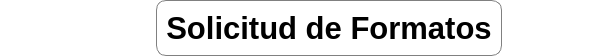
     <widget class="QFrame" name="frame">
      <property name="maximumSize">
       <size>
        <width>16777215</width>
        <height>50</height>
       </size>
      </property>
      <property name="styleSheet">
       <string notr="true">border:0px;
background-color:rgba(0, 0, 0, 0)</string>
      </property>
      <property name="frameShape">
       <enum>QFrame::StyledPanel</enum>
      </property>
      <property name="frameShadow">
       <enum>QFrame::Raised</enum>
      </property>
      <layout class="QHBoxLayout" name="horizontalLayout_3">
       <property name="leftMargin">
        <number>0</number>
       </property>
       <property name="topMargin">
        <number>0</number>
       </property>
       <property name="rightMargin">
        <number>0</number>
       </property>
       <property name="bottomMargin">
        <number>0</number>
       </property>
       <item>
        <widget class="QFrame" name="frame_17">
         <property name="minimumSize">
          <size>
           <width>150</width>
           <height>0</height>
          </size>
         </property>
         <property name="maximumSize">
          <size>
           <width>150</width>
           <height>16777215</height>
          </size>
         </property>
         <property name="styleSheet">
          <string notr="true">border:0px;
background-color:rgba(0, 0, 0, 0)</string>
         </property>
         <property name="frameShape">
          <enum>QFrame::StyledPanel</enum>
         </property>
         <property name="frameShadow">
          <enum>QFrame::Raised</enum>
         </property>
         <layout class="QVBoxLayout" name="verticalLayout_2">
          <property name="spacing">
           <number>0</number>
          </property>
          <property name="leftMargin">
           <number>0</number>
          </property>
          <property name="topMargin">
           <number>0</number>
          </property>
          <property name="rightMargin">
           <number>0</number>
          </property>
          <property name="bottomMargin">
           <number>0</number>
          </property>
          <item>
           <widget class="QLabel" name="label_4">
            <property name="styleSheet">
             <string notr="true">background-color: rgb(255, 255, 255);
image: url(:/Images/1_LogoRhelec.png);
border-color: rgb(255, 255, 255);
padding: 0 0 3 0</string>
            </property>
            <property name="text">
             <string/>
            </property>
           </widget>
          </item>
         </layout>
        </widget>
       </item>
       <item>
        <widget class="QFrame" name="frame_18">
         <property name="styleSheet">
          <string notr="true"> border: 1px solid gray;
    border-radius: 10px;


     background: qlineargradient(x1: 0, y1: 0, x2: 0, y2: 1,
                                 stop: 0 #E1E1E1, stop: 0.4 #DDDDDD,
                                 stop: 0.5 #D8D8D8, stop: 1.0 #D3D3D3);</string>
         </property>
         <property name="frameShape">
          <enum>QFrame::StyledPanel</enum>
         </property>
         <property name="frameShadow">
          <enum>QFrame::Raised</enum>
         </property>
         <layout class="QVBoxLayout" name="verticalLayout_14">
          <item>
           <widget class="QLabel" name="label">
            <property name="font">
             <font>
              <family>Arial</family>
              <pointsize>23</pointsize>
              <italic>false</italic>
              <bold>true</bold>
              <kerning>true</kerning>
             </font>
            </property>
            <property name="styleSheet">
             <string notr="true">QLabel{
background-color: rgba(255, 255, 255, 0);
border:0px;
}</string>
            </property>
            <property name="text">
             <string>Solicitud de Formatos</string>
            </property>
            <property name="alignment">
             <set>Qt::AlignCenter</set>
            </property>
           </widget>
          </item>
         </layout>
        </widget>
       </item>
       <item>
        <widget class="QFrame" name="frame_19">
         <property name="minimumSize">
          <size>
           <width>100</width>
           <height>0</height>
          </size>
         </property>
         <property name="maximumSize">
          <size>
           <width>100</width>
           <height>16777215</height>
          </size>
         </property>
         <property name="frameShape">
          <enum>QFrame::StyledPanel</enum>
         </property>
         <property name="frameShadow">
          <enum>QFrame::Raised</enum>
         </property>
         <layout class="QHBoxLayout" name="horizontalLayout_4">
          <property name="spacing">
           <number>9</number>
          </property>
          <property name="topMargin">
           <number>0</number>
          </property>
          <property name="bottomMargin">
           <number>0</number>
          </property>
          <item>
           <spacer name="horizontalSpacer">
            <property name="orientation">
             <enum>Qt::Horizontal</enum>
            </property>
            <property name="sizeHint" stdset="0">
             <size>
              <width>40</width>
              <height>20</height>
             </size>
            </property>
           </spacer>
          </item>
          <item>
           <widget class="QPushButton" name="pb_minimized">
            <property name="sizePolicy">
             <sizepolicy hsizetype="Maximum" vsizetype="Fixed">
              <horstretch>0</horstretch>
              <verstretch>0</verstretch>
             </sizepolicy>
            </property>
            <property name="minimumSize">
             <size>
              <width>0</width>
              <height>25</height>
             </size>
            </property>
            <property name="styleSheet">
             <string notr="true">QPushButton{
background-color: rgba(255, 255, 255, 0);
image: url(:/featherIcons/featherIcons/divide-square.svg);
border:0px;
}

QPushButton:hover{
	background-color: rgba(200, 200, 200, 120);
	border-radius: 6px
}

QPushButton:pressed{
	background-color: rgba(180, 180, 180, 150);
	border-radius: 6px
}</string>
            </property>
            <property name="text">
             <string/>
            </property>
           </widget>
          </item>
          <item>
           <widget class="QPushButton" name="pb_exit">
            <property name="sizePolicy">
             <sizepolicy hsizetype="Maximum" vsizetype="Fixed">
              <horstretch>0</horstretch>
              <verstretch>0</verstretch>
             </sizepolicy>
            </property>
            <property name="minimumSize">
             <size>
              <width>0</width>
              <height>25</height>
             </size>
            </property>
            <property name="styleSheet">
             <string notr="true">QPushButton{
	background-color: rgba(255, 255, 255, 0);
	image: url(:/featherIcons/featherIcons/x-square.svg);
border:0px;
}
QPushButton:hover{
	background-color: rgba(200, 200, 200, 120);
	border-radius: 6px
}

QPushButton:pressed{
	background-color: rgba(180, 180, 180, 150);
	border-radius: 6px
}</string>
            </property>
            <property name="text">
             <string/>
            </property>
           </widget>
          </item>
         </layout>
        </widget>
       </item>
      </layout>
     </widget>
